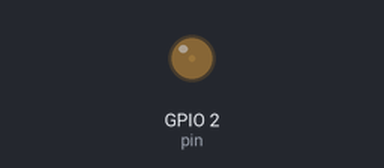
This program was run on a simulated ESP32 board running MicroPython. Parts: output pins drawn as LEDs (lit = HIGH).

Above: at 0.05 s.
At 0.5 s:
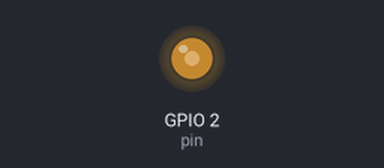
At 0.95 s:
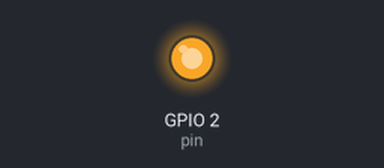
At 1.8 s:
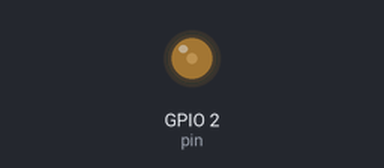
Timing chart, 0 to 4.7 s (numbered marks = the images above):
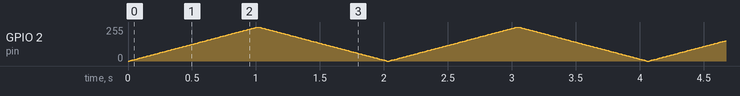

The program:

pwm_led_fade.py
```python
"""Fade the onboard LED (GPIO2) forever."""
from pwm_control import PWMController

led = PWMController(pin=2, freq=1000)
try:
    while True:
        led.breathe(cycles=1, period_ms=2000)
except KeyboardInterrupt:
    led.deinit()
```

pwm_control.py
```python
"""
pwm_control - PWM helper library for ESP32 (MicroPython)

Configure pin, frequency and duty cycle, and fade/breathe an LED.
Default pin is GPIO 2 (onboard LED on most ESP32 DevKit boards).
"""
from machine import Pin, PWM
import time

__version__ = "1.0.0"

# Output-capable GPIOs that are safe for PWM on a standard ESP32 DevKit.
# Excluded: 0 and 12 (boot strapping), 1/3 (UART0), 6-11 (SPI flash),
# 34-39 (input only).
VALID_PINS = (2, 4, 5, 13, 14, 15, 16, 17, 18, 19, 21, 22, 23, 25, 26, 27, 32, 33)

MAX_DUTY_U16 = 65535


def _check_pin(pin):
    if pin not in VALID_PINS:
        raise ValueError("GPIO %s not usable for PWM. Valid: %s" % (pin, VALID_PINS))


def _check_freq(freq):
    if not isinstance(freq, int) or freq < 1 or freq > 40000000:
        raise ValueError("freq must be an int between 1 and 40000000 Hz")


def _check_percent(p):
    if p < 0 or p > 100:
        raise ValueError("duty percent must be between 0 and 100")


def _pct_to_u16(p):
    return int(p * MAX_DUTY_U16 / 100)


class PWMController:
    """PWM output on one GPIO pin."""

    def __init__(self, pin=2, freq=1000, duty_percent=0):
        _check_pin(pin)
        _check_freq(freq)
        _check_percent(duty_percent)
        self.pin = pin
        self._pwm = PWM(Pin(pin, Pin.OUT))
        self._pwm.freq(freq)
        self._pwm.duty_u16(_pct_to_u16(duty_percent))

    # --- configuration -------------------------------------------------
    def set_frequency(self, freq):
        _check_freq(freq)
        self._pwm.freq(freq)

    def get_frequency(self):
        return self._pwm.freq()

    def set_duty_percent(self, percent):
        _check_percent(percent)
        self._pwm.duty_u16(_pct_to_u16(percent))

    def set_duty_u16(self, duty):
        if duty < 0 or duty > MAX_DUTY_U16:
            raise ValueError("duty must be between 0 and 65535")
        self._pwm.duty_u16(duty)

    def get_duty_percent(self):
        return round(self._pwm.duty_u16() * 100 / MAX_DUTY_U16, 1)

    # --- effects -------------------------------------------------------
    def fade(self, start=0, end=100, duration_ms=1000, steps=100):
        """Linearly change duty from start% to end% over duration_ms."""
        _check_percent(start)
        _check_percent(end)
        delay = max(1, duration_ms // steps)
        for i in range(steps + 1):
            self.set_duty_percent(start + (end - start) * i / steps)
            time.sleep_ms(delay)

    def breathe(self, cycles=3, period_ms=2000, steps=100):
        """Fade up then down, repeated 'cycles' times."""
        half = period_ms // 2
        for _ in range(cycles):
            self.fade(0, 100, half, steps)
            self.fade(100, 0, half, steps)

    def off(self):
        self.set_duty_percent(0)

    def deinit(self):
        self._pwm.deinit()

    def __enter__(self):
        return self

    def __exit__(self, *args):
        self.deinit()


def pwm_start(pin=2, freq=1000, duty_percent=50):
    """Shortcut: create a controller and start PWM immediately."""
    return PWMController(pin, freq, duty_percent)
```
